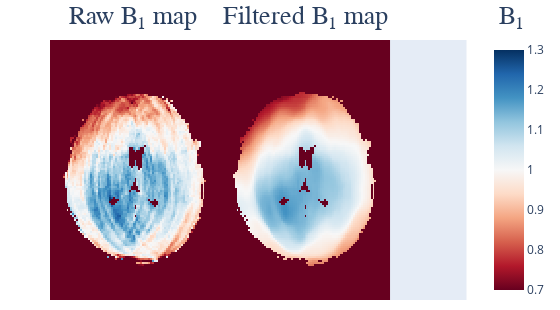

The notebook cell saved with this chart:
### Code cell
#| label: afiFig8jn

# Prepare Python environment

import scipy.io as sio
import numpy as np
from pathlib import Path

data_dir = Path("../../../../DATA/qmrlab-mooc/04-B1-02-AFI")
data_file = "fig7.mat"

#Load either archived or generated plot variables
mat_contents = sio.loadmat(data_dir / data_file)

B1map_raw = mat_contents["B1map_raw"]
AFIData1 = mat_contents["AFIData1"]
AFIData2 = mat_contents["AFIData2"]
mask = mat_contents["mask"]
xAxis = mat_contents["xAxis"][0]
yAxis = mat_contents["yAxis"][0]

# Masking B1 map
B1map_raw = np.asarray(B1map_raw)
mask = np.asarray(mask)
B1map_raw_masked = B1map_raw*mask
B1map_raw_masked[np.isnan(B1map_raw_masked)] = 0

data_dir = Path("../../../../DATA/qmrlab-mooc/04-B1-02-AFI")
data_file = "fig8.mat"


#Load either archived or generated plot variables
mat_contents = sio.loadmat(data_dir / data_file)

B1map_filtered = mat_contents["B1map_filtered"]

## Plot
# PYTHON CODE
# Module imports

import matplotlib.pyplot as plt
import chart_studio.plotly as py
import plotly.graph_objs as go
import numpy as np
from plotly import __version__
from plotly.offline import download_plotlyjs, init_notebook_mode, plot, iplot
config={'showLink': False, 'displayModeBar': False}
# PYTHON CODE
from plotly import tools

# Masking B1 map
B1map_filtered = np.asarray(B1map_filtered)
mask = np.asarray(mask)
B1map_filtered_masked = B1map_filtered*mask
B1map_filtered_masked[np.isnan(B1map_filtered_masked)] = 0

trace1 = go.Heatmap(x = xAxis,
                   y = yAxis,
                   z=B1map_raw_masked,
                   zmin=0.7,
                   zmax=1.3,
                   colorscale='RdBu',
                   showscale = False,
                   visible=True,
                   name = 'B1 values')
trace2 = go.Heatmap(x = xAxis,
                   y = yAxis,
                   z=B1map_filtered_masked,
                   zmin=0.7,
                   zmax=1.3,
                   colorscale='RdBu',
                   xaxis='x2',
                   yaxis='y2',
                   visible=True,
                   name = 'B1 values')

data=[trace1, trace2]

layout = dict(
    width=560,
    height=310,
    margin = dict(
                t=40,
                r=50,
                b=10,
                l=50),
    annotations=[
        dict(
            x=0.04,
            y=1.15,
            showarrow=False,
            text='Raw B<sub>1</sub> map',
            font=dict(
                family='Times New Roman',
                size=26
            ),
            xref='paper',
            yref='paper'
        ),
        dict(
            x=0.60,
            y=1.15,
            showarrow=False,
            text='Filtered B<sub>1</sub> map',
            font=dict(
                family='Times New Roman',
                size=26
            ),
            xref='paper',
            yref='paper'
        ),
        dict(
            x=1.12,
            y=1.15,
            showarrow=False,
            text='B<sub>1</sub>',
            font=dict(
                family='Times New Roman',
                size=26
            ),
            xref='paper',
            yref='paper'
        ),
    ],
    xaxis = dict(range = [0,127], autorange = False,
             showgrid = False, zeroline = False, showticklabels = False,
             ticks = '', domain=[0, 0.58]),
    yaxis = dict(range = [0,127], autorange = False,
             showgrid = False, zeroline = False, showticklabels = False,
             ticks = '', domain=[0, 1]),
    xaxis2 = dict(range = [0,127], autorange = False,
             showgrid = False, zeroline = False, showticklabels = False,
             ticks = '', domain=[0.40, 0.98]),
    yaxis2 = dict(range = [0,127], autorange = False,
             showgrid = False, zeroline = False, showticklabels = False,
             ticks = '', domain=[0, 1], anchor='x2'),
    showlegend = False,
    autosize = False,
)


fig = dict(data=data, layout=layout)

iplot(fig, filename = 'basic-heatmap', config = config)

### Figure 1 — Plotly figure (JSON) as saved in the notebook; plotly's stock layout.template omitted (floating-point values rounded to 4 significant figures; data arrays with more than 128 entries replaced by an {"elided": "..."} marker saying what was removed)
{"data": [{"colorscale": [[0, "rgb(103,0,31)"], [0.1, "rgb(178,24,43)"], [0.2, "rgb(214,96,77)"], [0.3, "rgb(244,165,130)"], [0.4, "rgb(253,219,199)"], [0.5, "rgb(247,247,247)"], [0.6, "rgb(209,229,240)"], [0.7, "rgb(146,197,222)"], [0.8, "rgb(67,147,195)"], [0.9, "rgb(33,102,172)"], [1, "rgb(5,48,97)"]], "name": "B1 values", "showscale": false, "type": "heatmap", "visible": true, "x": [0, 1, 2, 3, 4, 5, 6, 7, 8, 9, 10, 11, 12, 13, 14, 15, 16, 17, 18, 19, 20, 21, 22, 23, 24, 25, 26, 27, 28, 29, 30, 31, 32, 33, 34, 35, 36, 37, 38, 39, 40, 41, 42, 43, 44, 45, 46, 47, 48, 49, 50, 51, 52, 53, 54, 55, 56, 57, 58, 59, 60, 61, 62, 63, 64, 65, 66, 67, 68, 69, 70, 71, 72, 73, 74, 75, 76, 77, 78, 79, 80, 81, 82, 83, 84, 85, 86, 87], "y": [0, 1, 2, 3, 4, 5, 6, 7, 8, 9, 10, 11, 12, 13, 14, 15, 16, 17, 18, 19, 20, 21, 22, 23, 24, 25, 26, 27, 28, 29, 30, 31, 32, 33, 34, 35, 36, 37, 38, 39, 40, 41, 42, 43, 44, 45, 46, 47, 48, 49, 50, 51, 52, 53, 54, 55, 56, 57, 58, 59, 60, 61, 62, 63, 64, 65, 66, 67, 68, 69, 70, 71, 72, 73, 74, 75, 76, 77, 78, 79, 80, 81, 82, 83, 84, 85, 86, 87, 88, 89, 90, 91, 92, 93, 94, 95, 96, 97, 98, 99, 100, 101, 102, 103, 104, 105, 106, 107, 108, 109, 110, 111, 112, 113, 114, 115, 116, 117, 118, 119, 120, 121, 122, 123, 124, 125, 126, 127], "z": {"elided": "128x88 float values"}, "zmax": 1.3, "zmin": 0.7}, {"colorscale": [[0, "rgb(103,0,31)"], [0.1, "rgb(178,24,43)"], [0.2, "rgb(214,96,77)"], [0.3, "rgb(244,165,130)"], [0.4, "rgb(253,219,199)"], [0.5, "rgb(247,247,247)"], [0.6, "rgb(209,229,240)"], [0.7, "rgb(146,197,222)"], [0.8, "rgb(67,147,195)"], [0.9, "rgb(33,102,172)"], [1, "rgb(5,48,97)"]], "name": "B1 values", "type": "heatmap", "visible": true, "x": [0, 1, 2, 3, 4, 5, 6, 7, 8, 9, 10, 11, 12, 13, 14, 15, 16, 17, 18, 19, 20, 21, 22, 23, 24, 25, 26, 27, 28, 29, 30, 31, 32, 33, 34, 35, 36, 37, 38, 39, 40, 41, 42, 43, 44, 45, 46, 47, 48, 49, 50, 51, 52, 53, 54, 55, 56, 57, 58, 59, 60, 61, 62, 63, 64, 65, 66, 67, 68, 69, 70, 71, 72, 73, 74, 75, 76, 77, 78, 79, 80, 81, 82, 83, 84, 85, 86, 87], "xaxis": "x2", "y": [0, 1, 2, 3, 4, 5, 6, 7, 8, 9, 10, 11, 12, 13, 14, 15, 16, 17, 18, 19, 20, 21, 22, 23, 24, 25, 26, 27, 28, 29, 30, 31, 32, 33, 34, 35, 36, 37, 38, 39, 40, 41, 42, 43, 44, 45, 46, 47, 48, 49, 50, 51, 52, 53, 54, 55, 56, 57, 58, 59, 60, 61, 62, 63, 64, 65, 66, 67, 68, 69, 70, 71, 72, 73, 74, 75, 76, 77, 78, 79, 80, 81, 82, 83, 84, 85, 86, 87, 88, 89, 90, 91, 92, 93, 94, 95, 96, 97, 98, 99, 100, 101, 102, 103, 104, 105, 106, 107, 108, 109, 110, 111, 112, 113, 114, 115, 116, 117, 118, 119, 120, 121, 122, 123, 124, 125, 126, 127], "yaxis": "y2", "z": {"elided": "128x88 float values"}, "zmax": 1.3, "zmin": 0.7}], "layout": {"annotations": [{"font": {"family": "Times New Roman", "size": 26}, "showarrow": false, "text": "Raw B<sub>1</sub> map", "x": 0.04, "xref": "paper", "y": 1.15, "yref": "paper"}, {"font": {"family": "Times New Roman", "size": 26}, "showarrow": false, "text": "Filtered B<sub>1</sub> map", "x": 0.6, "xref": "paper", "y": 1.15, "yref": "paper"}, {"font": {"family": "Times New Roman", "size": 26}, "showarrow": false, "text": "B<sub>1</sub>", "x": 1.12, "xref": "paper", "y": 1.15, "yref": "paper"}], "autosize": false, "height": 310, "margin": {"b": 10, "l": 50, "r": 50, "t": 40}, "showlegend": false, "width": 560, "xaxis": {"autorange": false, "domain": [0, 0.58], "range": [0, 127], "showgrid": false, "showticklabels": false, "ticks": "", "zeroline": false}, "xaxis2": {"autorange": false, "domain": [0.4, 0.98], "range": [0, 127], "showgrid": false, "showticklabels": false, "ticks": "", "zeroline": false}, "yaxis": {"autorange": false, "domain": [0, 1], "range": [0, 127], "showgrid": false, "showticklabels": false, "ticks": "", "zeroline": false}, "yaxis2": {"anchor": "x2", "autorange": false, "domain": [0, 1], "range": [0, 127], "showgrid": false, "showticklabels": false, "ticks": "", "zeroline": false}}}
